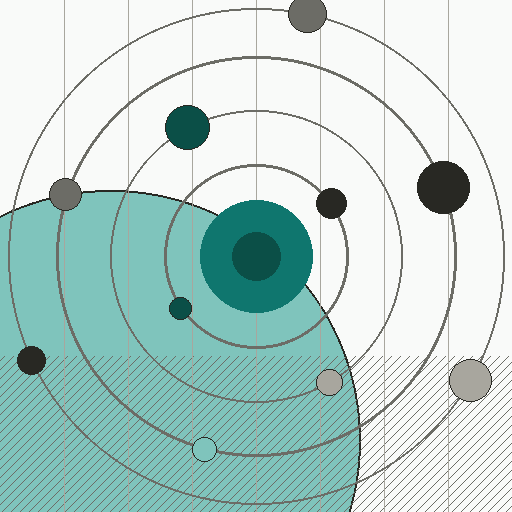
#> input picture fixtures/brand/orrery-hero-source.png, 512 x 512 px
$ python brand_designer_dither.py ../fixtures/brand/orrery-hero-source.png
#> lines starting #> are read from the running program, lines starting #| are printed output that depends on the picture
#!/usr/bin/env python3
"""brand-designer dither engine — ordered (Bayer) dithering + brand palette mapping
+ per-channel export packaging.

Core of the `brand-designer:dither-pack` skill (roster/brand-designer/skills/dither-pack.md).
Produces the halftone/dither treatment defined in
context/visual-identity.yaml (imagery.styles.halftone_portraits) and
the design lead's Dithered Style Figma board.

Order of operations (per output target):
  load -> luminance -> preprocess (blur, contrast, levels) -> cover-crop
  resize to working size (target / scale) -> Bayer threshold quantize to
  palette ramp -> nearest-neighbor upscale x scale -> crop to exact target
  -> optional border -> export.

Dithering happens LAST, at final pixel dimensions. Never resample a dithered
image with anything but integer nearest-neighbor — it moirés.

Usage:
  python3 scripts/brand_designer_dither.py INPUT [INPUT...] [options]

  INPUT             image file(s) or directory(ies) of images
  --out DIR         output root (default: brand-designer-out/ next to first input)
  --algorithm A     bayer2 | bayer4 | bayer8 (default bayer8)
  --scale N         dither pixel size, >=1 (default 2)
  --strength F      dither strength 0-2 (default 1.0; 0 = flat posterize)
  --blur F          pre-blur gaussian radius in px (default 0)
  --contrast F      pre-contrast multiplier (default 1.0)
  --black N         levels black point 0-255 (default 12)
  --gamma F         levels gamma (default 0.89)
  --white N         levels white point 0-255 (default 198)
  --palette P       preset name or comma-separated hex ramp (default ink)
  --list-palettes   print preset palettes and exit
  --package C...    channel names/groups to export: social display web email
                    og all, or specific channel keys (default: master only)
  --border N        inset border width in px, 0 = off (default 0)
  --border-color H  border hex (default: darkest palette color)
  --no-zip          skip the .zip archive when packaging

Requires: Pillow, numpy (scripts/requirements.txt).
"""

import argparse
import json
import sys
import zipfile
from pathlib import Path

import numpy as np


def _repo_relative(path: Path) -> str:
    """The manifest cites the source image by a repo-relative path, never an absolute machine path
    (absolute paths in run outputs trip the zero-leak gate)."""
    p = Path(path).resolve()
    for base in (Path(__file__).resolve().parents[1], Path.cwd().resolve()):
        try:
            return p.relative_to(base).as_posix()
        except ValueError:
            continue
    return p.name
from PIL import Image, ImageDraw, ImageEnhance, ImageFilter

# ---------------------------------------------------------------------------
# Brand palettes — ramps dark->light. Tokens from context/visual-identity.yaml
# (audited). Keep in sync with that file; it is the source of truth.
# ---------------------------------------------------------------------------
PALETTES = {
    "mono": ["#000000", "#FFFFFF"],                                  # theme-board default
    "ink": ["#282823", "#F9FAF9"],                                   # brand default
    "paper": ["#282823", "#FFFBF5"],                                 # warm/cream
    "primary": ["#0B4F47", "#0F766E", "#7FC4BC", "#D5EFEB"],          # primary ramp
    "primary-ink": ["#282823", "#0F766E", "#F9FAF9"],                 # ink + brand accent
    "dark": ["#131415", "#282823", "#BCBAB3", "#FFFFFF"],            # dark-mode surfaces
    "ink-ramp": ["#282823", "#6C6C66", "#A8A69E", "#E4E4E1", "#F9FAF9"],
}

# Channel export matrix — (width, height). Web/email also emit WebP.
CHANNELS = {
    "og": (1200, 630),
    "social-square": (1080, 1080),
    "social-portrait": (1080, 1350),
    "social-landscape": (1600, 900),
    "display-mrec": (300, 250),
    "display-leaderboard": (728, 90),
    "display-skyscraper": (160, 600),
    "display-halfpage": (300, 600),
    "display-billboard": (970, 250),
    "display-mobile": (320, 50),
    "web-hero-desktop": (2880, 1280),
    "web-hero-mobile": (828, 1024),
    "email-header": (1200, 400),
}
CHANNEL_GROUPS = {
    "social": ["og", "social-square", "social-portrait", "social-landscape"],
    "display": ["display-mrec", "display-leaderboard", "display-skyscraper",
                "display-halfpage", "display-billboard", "display-mobile"],
    "web": ["web-hero-desktop", "web-hero-mobile"],
    "email": ["email-header"],
}
CHANNEL_GROUPS["all"] = [c for g in ("social", "display", "web", "email")
                         for c in CHANNEL_GROUPS[g]]
WEBP_CHANNELS = set(CHANNEL_GROUPS["web"] + CHANNEL_GROUPS["email"] + ["og"])

SUPPORTED_EXT = {".png", ".jpg", ".jpeg", ".webp", ".gif", ".bmp", ".tif", ".tiff"}


def hex_to_rgb(h):
    h = h.lstrip("#")
    return tuple(int(h[i:i + 2], 16) for i in (0, 2, 4))


def luminance(rgb):
    r, g, b = rgb
    return 0.299 * r + 0.587 * g + 0.114 * b


def bayer_matrix(n):
    """Normalized n x n Bayer threshold matrix, n in {2, 4, 8}."""
    m = np.array([[0, 2], [3, 1]], dtype=np.float64)
    while m.shape[0] < n:
        m = np.block([[4 * m, 4 * m + 2], [4 * m + 3, 4 * m + 1]])
    return (m + 0.5) / m.size  # values in (0, 1)


def preprocess(img, args):
    """Flatten to luminance and apply blur / contrast / levels. Returns 'L' image."""
    if img.mode in ("RGBA", "LA", "P"):
        base = Image.new("RGBA", img.size, "#FFFFFF")
        base.paste(img.convert("RGBA"), (0, 0), img.convert("RGBA"))
        img = base.convert("RGB")
    gray = img.convert("L")
    if args.blur > 0:
        gray = gray.filter(ImageFilter.GaussianBlur(args.blur))
    if args.contrast != 1.0:
        gray = ImageEnhance.Contrast(gray).enhance(args.contrast)
    arr = np.asarray(gray, dtype=np.float64)
    span = max(args.white - args.black, 1)
    arr = np.clip((arr - args.black) / span, 0.0, 1.0)
    arr = arr ** (1.0 / max(args.gamma, 0.01))
    return arr  # float64 in [0, 1]


def cover_resize(arr, target_w, target_h):
    """Cover-crop resize a [0,1] float array to exactly (target_w, target_h)."""
    img = Image.fromarray((arr * 255).astype(np.uint8), "L")
    w, h = img.size
    factor = max(target_w / w, target_h / h)
    img = img.resize((max(round(w * factor), target_w),
                      max(round(h * factor), target_h)), Image.LANCZOS)
    left = (img.width - target_w) // 2
    top = (img.height - target_h) // 2
    img = img.crop((left, top, left + target_w, top + target_h))
    return np.asarray(img, dtype=np.float64) / 255.0


def dither_to_palette(arr, palette_rgb, matrix, strength):
    """Ordered-dither a [0,1] luminance array onto a palette ramp.

    index = floor(v * (K-1) + t') with t' = 0.5 + (threshold - 0.5) * strength,
    so strength 0 degrades to plain posterization and 1 is full Bayer dither.
    """
    h, w = arr.shape
    k = len(palette_rgb)
    n = matrix.shape[0]
    tiled = np.tile(matrix, (h // n + 1, w // n + 1))[:h, :w]
    t = 0.5 + (tiled - 0.5) * strength
    idx = np.clip(np.floor(arr * (k - 1) + t), 0, k - 1).astype(np.uint8)
    lut = np.array(palette_rgb, dtype=np.uint8)
    return Image.fromarray(lut[idx], "RGB")


def render_target(arr, target_w, target_h, palette_rgb, matrix, args):
    """Produce one dithered output at exactly (target_w, target_h)."""
    s = max(args.scale, 1)
    work_w = max((target_w + s - 1) // s, 1)
    work_h = max((target_h + s - 1) // s, 1)
    work = cover_resize(arr, work_w, work_h)
    img = dither_to_palette(work, palette_rgb, matrix, args.strength)
    if s > 1:
        img = img.resize((work_w * s, work_h * s), Image.NEAREST)
    left = (img.width - target_w) // 2
    top = (img.height - target_h) // 2
    img = img.crop((left, top, left + target_w, top + target_h))
    if args.border > 0:
        draw = ImageDraw.Draw(img)
        color = hex_to_rgb(args.border_color) if args.border_color else palette_rgb[0]
        for i in range(args.border):
            draw.rectangle([i, i, target_w - 1 - i, target_h - 1 - i], outline=color)
    return img


def resolve_palette(spec):
    if spec in PALETTES:
        hexes = PALETTES[spec]
    elif spec.startswith("#") or "," in spec:
        hexes = [h.strip() for h in spec.split(",") if h.strip()]
    else:
        sys.exit(f"Unknown palette '{spec}'. Presets: {', '.join(PALETTES)} "
                 "or pass comma-separated hex values.")
    if len(hexes) < 2:
        sys.exit("Palette needs at least 2 colors.")
    rgb = sorted((hex_to_rgb(h) for h in hexes), key=luminance)  # dark -> light
    return hexes, rgb


def resolve_channels(specs):
    keys = []
    for spec in specs:
        if spec in CHANNEL_GROUPS:
            keys.extend(CHANNEL_GROUPS[spec])
        elif spec in CHANNELS:
            keys.append(spec)
        else:
            sys.exit(f"Unknown channel '{spec}'. Groups: {', '.join(CHANNEL_GROUPS)}; "
                     f"channels: {', '.join(CHANNELS)}.")
    return list(dict.fromkeys(keys))  # dedupe, keep order


def collect_inputs(paths):
    files = []
    for p in map(Path, paths):
        if p.is_dir():
            files.extend(sorted(f for f in p.iterdir()
                                if f.suffix.lower() in SUPPORTED_EXT))
        elif p.is_file():
            files.append(p)
        else:
            sys.exit(f"Input not found: {p}")
    if not files:
        sys.exit("No supported images found in input(s).")
    return files


def process_file(path, out_root, palette_hexes, palette_rgb, matrix, channels, args):
    img = Image.open(path)
    animated = bool(getattr(img, "is_animated", False))
    if animated:
        img.seek(0)
        print(f"  ! {path.name} is animated — dithering first frame only "
              "(animation support is on the roadmap)", file=sys.stderr)
    arr = preprocess(img, args)
    src_h, src_w = arr.shape

    out_dir = out_root / path.stem
    out_dir.mkdir(parents=True, exist_ok=True)
    outputs = []

    def save(image, name, fmt="PNG"):
        f = out_dir / name
        image.save(f, fmt, **({"lossless": True} if fmt == "WEBP" else {}))
        outputs.append({"file": f.name, "width": image.width, "height": image.height,
                        "format": fmt, "bytes": f.stat().st_size, "alt_text": None})
        return f

    # Master: dither at native resolution (no resize), review surface.
    master = render_target(arr, src_w, src_h, palette_rgb, matrix, args)
    save(master, f"master_{args.algorithm}.png")

    for key in channels:
        tw, th = CHANNELS[key]
        rendered = render_target(arr, tw, th, palette_rgb, matrix, args)
        save(rendered, f"{key}.png")
        if key in WEBP_CHANNELS:
            save(rendered, f"{key}.webp", "WEBP")

    manifest = {
        "source": _repo_relative(path),
        "generated_by": "scripts/brand_designer_dither.py",
        "animated_source": animated,
        "settings": {
            "algorithm": args.algorithm, "scale": args.scale,
            "strength": args.strength, "blur": args.blur,
            "contrast": args.contrast,
            "levels": {"black": args.black, "gamma": args.gamma, "white": args.white},
            "palette": palette_hexes, "border": args.border,
        },
        "outputs": outputs,
    }
    (out_dir / "manifest.json").write_text(json.dumps(manifest, indent=2) + "\n")

    if channels and not args.no_zip:
        zip_path = out_root / f"{path.stem}_brand_designer_pack.zip"
        with zipfile.ZipFile(zip_path, "w", zipfile.ZIP_DEFLATED) as z:
            for f in sorted(out_dir.iterdir()):
                z.write(f, f"{path.stem}/{f.name}")
        print(f"  packaged -> {zip_path}")
    print(f"  {path.name}: master + {len(outputs) - 1} channel files -> {out_dir}/")


def main():
    ap = argparse.ArgumentParser(description=__doc__.splitlines()[0],
                                 formatter_class=argparse.RawDescriptionHelpFormatter)
    ap.add_argument("inputs", nargs="*", help="image file(s) or directory(ies)")
    ap.add_argument("--out", default=None)
    ap.add_argument("--algorithm", default="bayer8", choices=["bayer2", "bayer4", "bayer8"])
    ap.add_argument("--scale", type=int, default=2)
    ap.add_argument("--strength", type=float, default=1.0)
    ap.add_argument("--blur", type=float, default=0.0)
    ap.add_argument("--contrast", type=float, default=1.0)
    ap.add_argument("--black", type=int, default=12)
    ap.add_argument("--gamma", type=float, default=0.89)
    ap.add_argument("--white", type=int, default=198)
    ap.add_argument("--palette", default="ink")
    ap.add_argument("--list-palettes", action="store_true")
    ap.add_argument("--package", nargs="*", default=[],
                    help="channel groups/keys to export (see CHANNELS)")
    ap.add_argument("--border", type=int, default=0)
    ap.add_argument("--border-color", default=None)
    ap.add_argument("--no-zip", action="store_true")
    args = ap.parse_args()

    if args.list_palettes:
        for name, hexes in PALETTES.items():
            print(f"{name:12s} {' '.join(hexes)}")
        return
    if not args.inputs:
        ap.error("at least one INPUT is required")

    files = collect_inputs(args.inputs)
    out_root = Path(args.out) if args.out else files[0].parent / "brand-designer-out"
    out_root.mkdir(parents=True, exist_ok=True)
    palette_hexes, palette_rgb = resolve_palette(args.palette)
    matrix = bayer_matrix(int(args.algorithm[-1]))
    channels = resolve_channels(args.package)

    print(f"brand-designer-dither: {len(files)} input(s), palette={args.palette} "
          f"({len(palette_rgb)} colors), {args.algorithm}, scale={args.scale}")
    for f in files:
        process_file(f, out_root, palette_hexes, palette_rgb, matrix, channels, args)
#> in process_file, img is the input picture: PIL image 512x512 RGB; mean R, G, B 184.7, 210.8, 206.7
#> in process_file, `animated = bool(getattr(img, "is_animated", False))`: animated = False
#> in preprocess, `gray = img.convert("L")`:
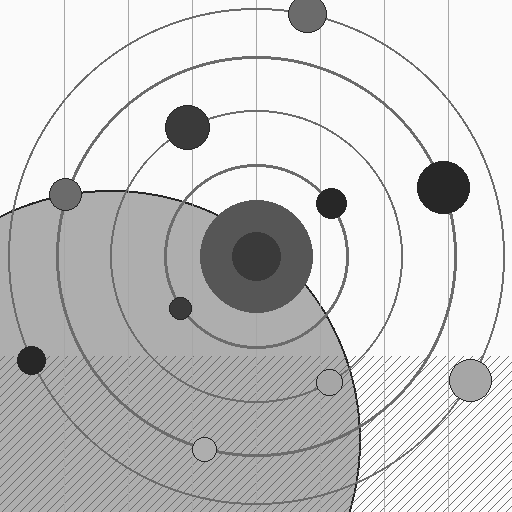
#> gray: PIL image 512x512 L; min 39, max 250, mean 202.6
#> in preprocess, `arr = np.clip((arr - args.black) / span, 0.0, 1.0)`:
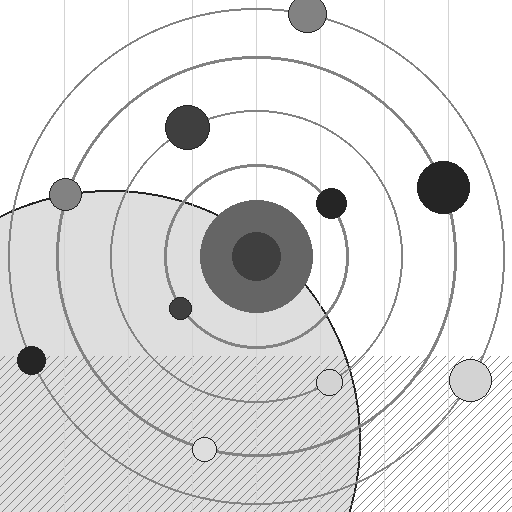
#> arr: shape (512, 512) float64; min 0.145, max 1, mean 0.876
#> in cover_resize, `img = img.resize((max(round(w * factor), target_w), max(round(h * fact..`:
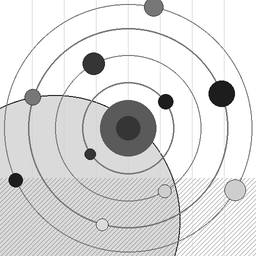
#> img: PIL image 256x256 L; min 2, max 255, mean 219.8
#> in dither_to_palette, `idx = np.clip(np.floor(arr * (k - 1) + t), 0, k - 1).astype(np.uint8)`:
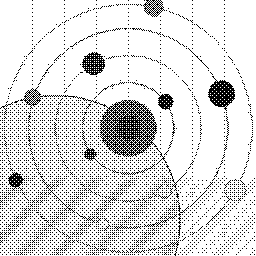
#> idx: shape (256, 256); values 0 (black) and 1 (white), 86% white; black in thin lines or dots
#> in dither_to_palette, `return Image.fromarray(lut[idx], "RGB")`:
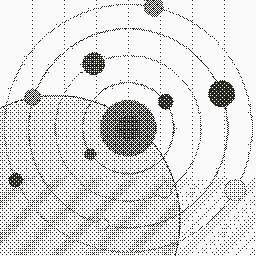
#> returned value: PIL image 256x256 RGB; mean R, G, B 219.7, 220.6, 219
#> in render_target, `img = img.resize((work_w * s, work_h * s), Image.NEAREST)`:
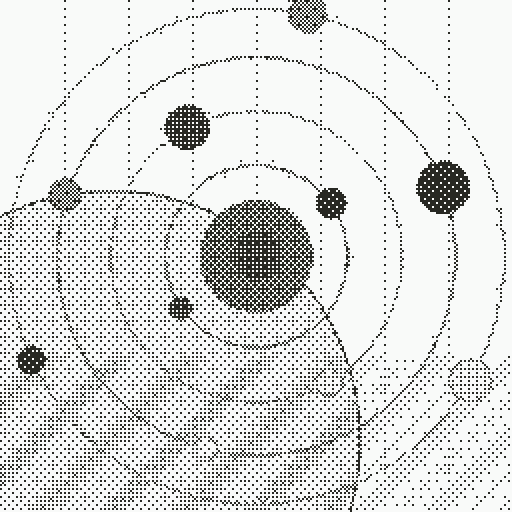
#> img: PIL image 512x512 RGB; mean R, G, B 219.7, 220.6, 219


if __name__ == "__main__":
#> (the run stopped early here; a loop or call above may not have finished)
